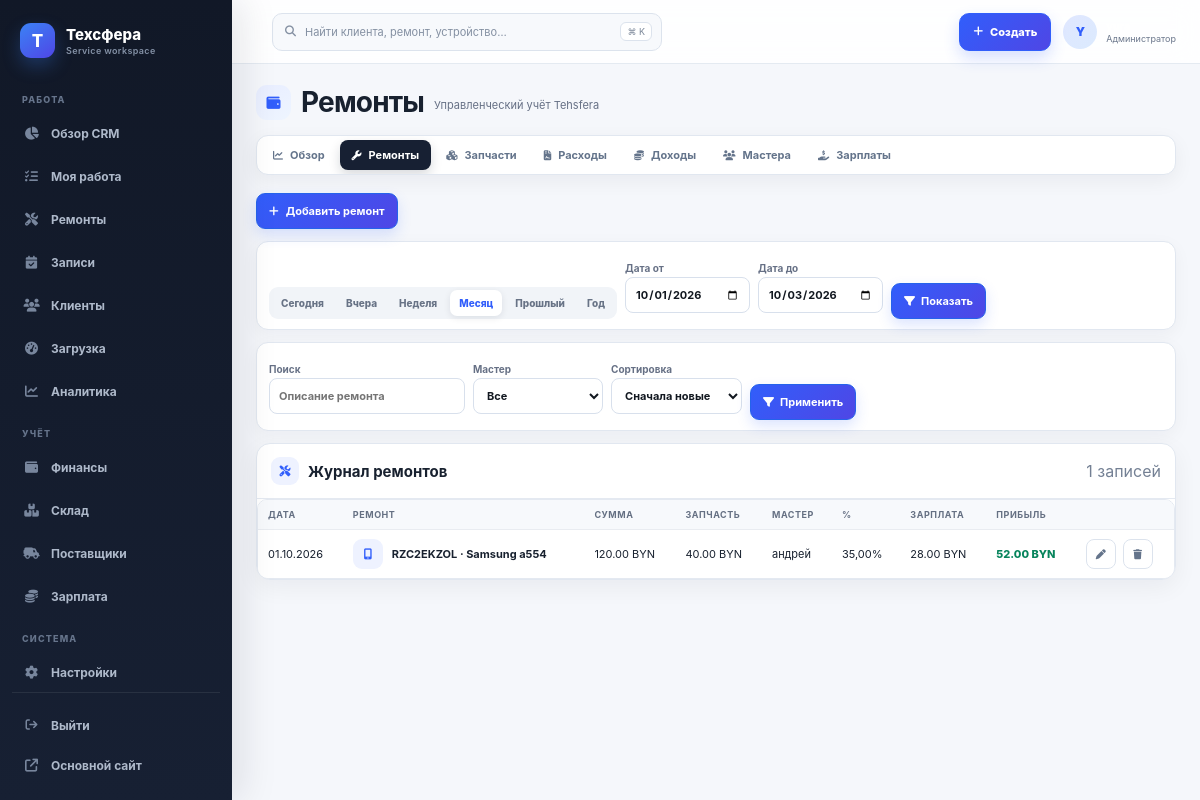
The page /finance/repairs/ (signed in) on the database as committed earlier.
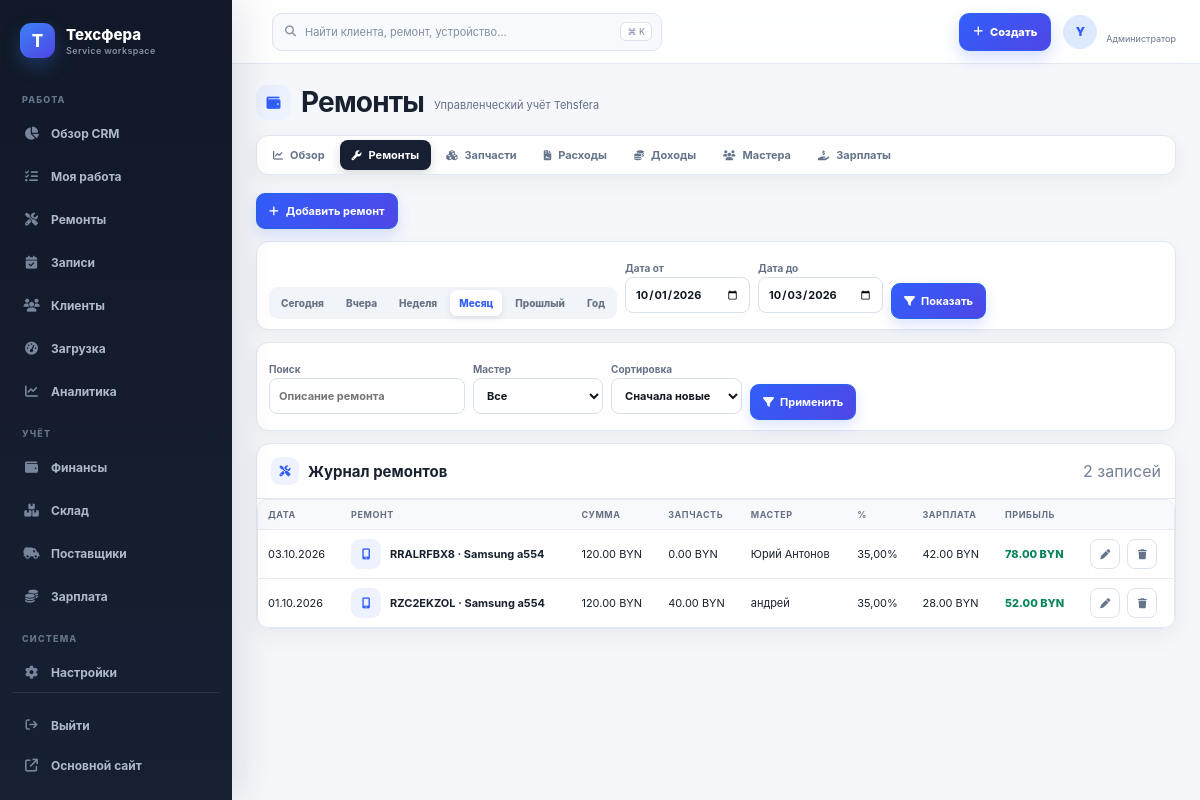
The same page on the database as committed later.
### finance/models.py (models this page shows, shortened)
class RepairFinance(models.Model):
    date = models.DateField("Дата")
    description = models.CharField("Описание ремонта", max_length=255)
    revenue = models.DecimalField(
        "Получено от клиента", max_digits=12, decimal_places=2,
        validators=[MinValueValidator(0)],
    )
    part_cost = models.DecimalField(
        "Стоимость запчасти", max_digits=12, decimal_places=2,
        default=Decimal("0.00"), validators=[MinValueValidator(0)],
    )
    manual_part_cost = models.DecimalField(
        "Дополнительная стоимость запчастей вручную", max_digits=12, decimal_places=2,
        default=Decimal("0.00"), validators=[MinValueValidator(0)],
        help_text="Используйте для деталей, которых нет на складе, или деталей клиента.",
    )
    employee = models.ForeignKey(
        Employee, verbose_name="Исполнитель", on_delete=models.PROTECT,
        related_name="repairs",
    )
    master_percent = models.DecimalField(
        "Процент исполнителя", max_digits=5, decimal_places=2,
        default=Decimal("0.00"), validators=[MinValueValidator(0), MaxValueValidator(100)],
        help_text="Сохраняется в ремонте и не меняется при изменении профиля исполнителя.",
    )
    repair_margin = models.DecimalField("Маржа до зарплаты", max_digits=12, decimal_places=2, editable=False)
    master_salary = models.DecimalField("Зарплата мастера", max_digits=12, decimal_places=2, editable=False)
    workshop_profit = models.DecimalField("Прибыль мастерской", max_digits=12, decimal_places=2, editable=False)
    comment = models.TextField("Комментарий", blank=True)
    created_at = models.DateTimeField("Создан", auto_now_add=True)
    class Meta:
        verbose_name = "Ремонт (финансы)"
        verbose_name_plural = "Ремонты (финансы)"
        ordering = ["-date", "-created_at"]
        indexes = [models.Index(fields=["date"]), models.Index(fields=["employee", "date"])]

class Employee(models.Model):
    user = models.OneToOneField(
        settings.AUTH_USER_MODEL, verbose_name="Аккаунт пользователя",
        on_delete=models.SET_NULL, related_name="employee_profile", null=True, blank=True,
    )
    name = models.CharField("Имя", max_length=120)
    default_percent = models.DecimalField(
        "Процент по умолчанию",
        max_digits=5,
        decimal_places=2,
        default=Decimal("0.00"),
        validators=[MinValueValidator(0), MaxValueValidator(100)],
    )
    is_owner = models.BooleanField("Владелец", default=False)
    is_active = models.BooleanField("Активен", default=True)
    created_at = models.DateTimeField("Создан", auto_now_add=True)
    class Meta:
        verbose_name = "Исполнитель"
        verbose_name_plural = "Исполнители"
        ordering = ["name"]
    def __str__(self):
        return f"{self.name} (владелец)" if self.is_owner else self.name

### finance/views.py (the view)
# urls.py: path("repairs/", views.repair_list, name="repair_list"),
@finance_staff_required
def repair_list(request):
    start, end, context = _period_context(request)
    qs = RepairFinance.objects.select_related("employee").filter(date__range=(start, end))
    employee_id = request.GET.get("employee")
    query = (request.GET.get("q") or "").strip()
    sort = request.GET.get("sort", "-date")
    allowed = {"date", "-date", "revenue", "-revenue", "workshop_profit", "-workshop_profit", "description", "-description"}
    if employee_id:
        qs = qs.filter(employee_id=employee_id)
    if query:
        qs = qs.filter(Q(description__icontains=query) | Q(comment__icontains=query))
    context.update(page_obj=_page(qs.order_by(sort if sort in allowed else "-date", "-created_at"), request), employees=Employee.objects.all(), selected_employee=employee_id, q=query, sort=sort)
    return render(request, "finance/partials/repair_results.html" if _is_htmx(request) else "finance/repair_list.html", context)

### accounts/access.py (called while the page is built, shortened)
def profile_for(user):
    if not getattr(user, "is_authenticated", False):
        return None
    try:
        return user.account_profile
    except AccountProfile.DoesNotExist:
        return None

def is_tehsfera_admin(user):
    profile = profile_for(user)
    return bool(user.is_authenticated and user.is_active and (
        user.is_superuser or (profile and profile.role == AccountProfile.Role.ADMIN)
    ))

def master_employee(user):
    if not getattr(user, "is_authenticated", False) or not user.is_active:
        return None
    try:
        employee = user.employee_profile
    except Exception:
        return None
    profile = profile_for(user)
    approved = not profile or (
        profile.role == AccountProfile.Role.MASTER and profile.approval_status == AccountProfile.Approval.APPROVED
    )
    return employee if approved and employee.is_active and not employee.is_owner else None

def is_approved_master(user):
    return master_employee(user) is not None

def is_client(user):
    profile = profile_for(user)
    return bool(profile and profile.role == AccountProfile.Role.CLIENT)

def account_landing_url(user):
    if is_tehsfera_admin(user):
        return reverse("workbench")

### finance/templates/finance/repair_list.html (shortened to what this page needs)
{% extends "finance/base.html" %}{% load finance_extras %}{% block finance_title %}Ремонты{% endblock %}{% block finance_content %}
<div class="fin-actions"><a class="fin-btn primary" href="{% url 'finance:repair_create' %}"><i class="fa-solid fa-plus"></i> Добавить ремонт</a></div>
{% include "finance/_period.html" %}
<form method="get" class="fin-filters" hx-get="{% url 'finance:repair_list' %}" hx-trigger="submit, keyup changed delay:400ms from:input[name='q'], change from:select" hx-target="#finance-repair-results" hx-push-url="true" hx-indicator="#wb-loading">
  <label>Поиск<input name="q" value="{{ q }}" placeholder="Описание ремонта" autocomplete="off"></label>
  <label>Мастер<select name="employee"><option value="">Все</option></select></label>
  <label>Сортировка<select name="sort"><option value="-date">Сначала новые</option></select></label>
  <button class="fin-btn primary"><i class="fa-solid fa-filter"></i> Применить</button>
</form>
{% include "finance/partials/repair_results.html" %}
{% endblock %}

### finance/templates/finance/partials/repair_results.html (shortened to what this page needs)
{% load finance_extras %}<section class="fin-card fin-card--table" id="finance-repair-results"><div class="fin-section-head"><h2><i class="fa-solid fa-screwdriver-wrench"></i> Журнал ремонтов</h2><span class="fin-muted">{{ page_obj.paginator.count }} записей</span></div><div class="fin-table-wrap"><table class="fin-table desktop-table"><thead><tr><th>Дата</th><th>Ремонт</th><th>Сумма</th><th>Запчасть</th><th>Мастер</th><th>%</th><th>Зарплата</th><th>Прибыль</th><th></th></tr></thead><tbody>{% for repair in page_obj %}<tr><td>{{ repair.date|date:'d.m.Y' }}</td><td><div class="fin-title-cell"><span class="fin-title-cell__icon"><i class="fa-solid fa-mobile-screen"></i></span><strong>{{ repair.description }}</strong></div></td><td>{{ repair.revenue|money_byn }}</td><td>{{ repair.part_cost|money_byn }}</td><td>{{ repair.employee }}</td><td>{% if repair.employee.is_owner %}—{% else %}{{ repair.master_percent }}%{% endif %}</td><td>{{ repair.master_salary|money_byn }}</td><td class="{% if repair.workshop_profit < 0 %}amount-neg{% else %}amount-pos{% endif %}">{{ repair.workshop_profit|money_byn }}</td><td><div class="fin-row-actions"><a class="fin-icon-btn" title="Изменить" href="{% url 'finance:repair_edit' repair.pk %}"><i class="fa-solid fa-pen"></i></a><a class="fin-icon-btn danger" title="Удалить" href="{% url 'finance:repair_delete' repair.pk %}"><i class="fa-solid fa-trash"></i></a></div></td></tr>{% empty %}<tr><td colspan="9"><div class="fin-empty-state"><i class="fa-solid fa-screwdriver-wrench"></i><strong>Ремонтов за период нет</strong><p>Измените период или добавьте новый ремонт.</p></div></td></tr>{% endfor %}</tbody></table></div></section>

Rows that differ between the two databases and show on the page:
added RepairFinance: date "03.10.2026", description "RRALRFBX8 · Samsung a554", revenue "120.00 BYN", part_cost "0.00 BYN", employee "Юрий Антонов", master_percent "35,00", master_salary "42.00 BYN", workshop_profit "78.00 BYN"
Other text that changed with them:
{{ page_obj.paginator.count }}: "1" → "2"
